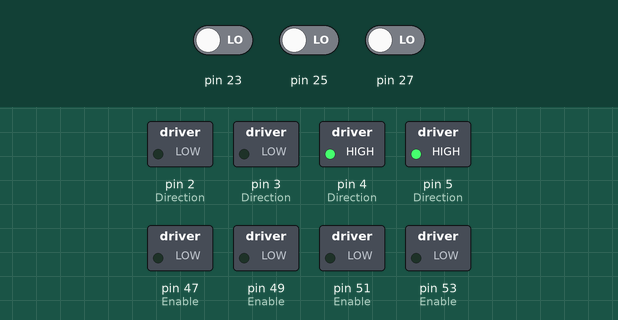
This sketch was run on a simulated Arduino Mega 2560, built with avr-gcc and run on an emulated ATmega2560. Parts: switched loads named in the sketch (green lamp = pin HIGH). The test bench sets the inputs (shaded band); at power-on: pin 23 LOW, pin 25 LOW, pin 27 LOW.

Above: at 1.2 s.
1.3 s: pin 23 driven HIGH
At 2.0 s:
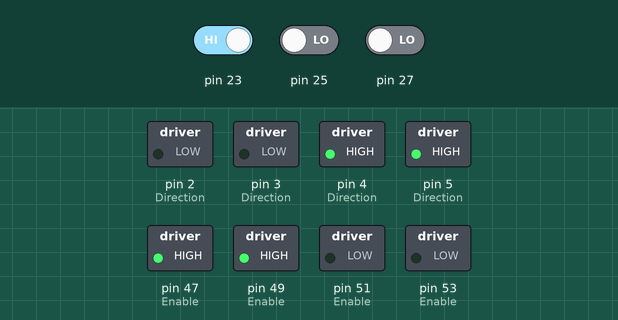
2.8 s: pin 23 driven LOW and pin 25 driven HIGH
At 3.1 s:
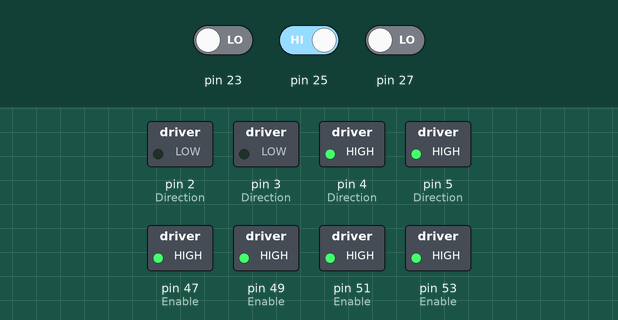
4.3 s: pin 27 driven HIGH
At 5.5 s:
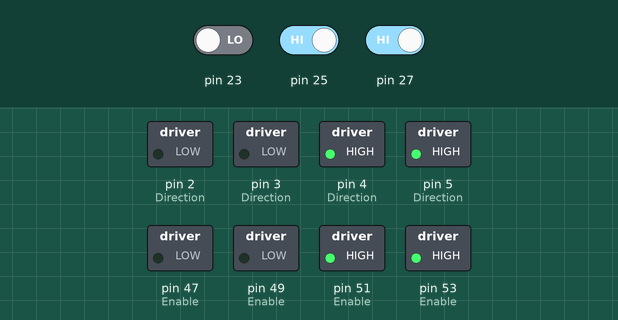
5.8 s: pin 27 driven LOW
At 6.7 s:
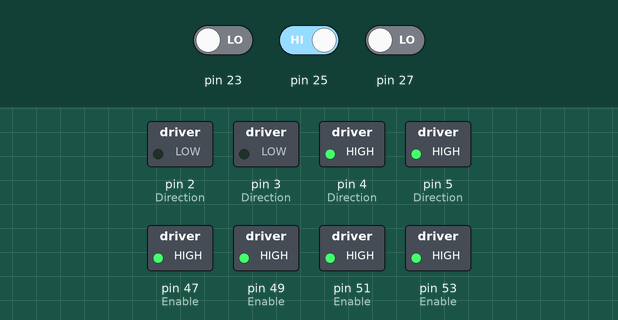
Timing chart, 0 to 8.3 s (numbered marks = the images above; inputs shaded):
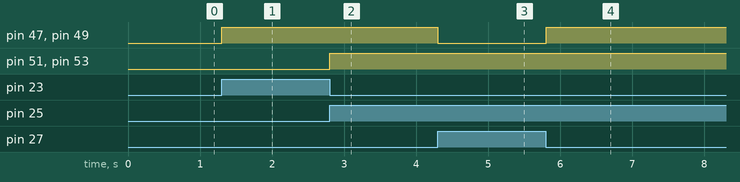

The sketch:

LineFollower.ino
```cpp
//Line Follower Pin Out
// #Define LFS_R 23
// #Define LFS_M 25
// #Define LSF_L 27


void setup() {
  // put your setup code here, to run once:
  pinMode(23, INPUT);   //LFS_R  OUT2
  pinMode(25, INPUT);   //LFS_M  OUT3
  pinMode(27, INPUT);   //LFS_L  OUT1

  // BL Wheel
  pinMode(47, OUTPUT); // Enable
  pinMode(2, OUTPUT); // Direction

  // BR Wheel
  pinMode(51, OUTPUT); // Enable
  pinMode(4, OUTPUT); // Direction

  // FL Wheel
  pinMode(49, OUTPUT); // Enable
  pinMode(3, OUTPUT); // Direction

  // FR Wheel
  pinMode(53, OUTPUT); // Enable
  pinMode(5, OUTPUT); // Direction

  // Directions all Forward
  digitalWrite(2, LOW);
  digitalWrite(3, LOW);
  digitalWrite(4, HIGH);
  digitalWrite(5, HIGH);

  // Serial.begin(9600);
}

void loop() {
  // put your main code here, to run repeatedly:

bool LFS_R = digitalRead(23);
bool LFS_M = digitalRead(25);
bool LFS_L = digitalRead(27);

// Serial.print("L1, Group9 >> ");

if (LFS_M){ // Go Straight
  // Serial.print("Middle: B - ");
  digitalWrite(47, HIGH);
  digitalWrite(49, HIGH);
  digitalWrite(51, HIGH);
  digitalWrite(53, HIGH);
}

if (LFS_L){
  // Serial.print("Left: B - ");
  digitalWrite(47, LOW);
  digitalWrite(49, LOW);
  digitalWrite(51, HIGH);
  digitalWrite(53, HIGH);
}

if (LFS_R){
  // Serial.print("Right: B - ");
  digitalWrite(47, HIGH);
  digitalWrite(49, HIGH);
  digitalWrite(51, LOW);
  digitalWrite(53, LOW);
}

// Serial.println("");

delay(100);
}
```

Measured:
- after the input at 1.3 s, pin 47 (Enable), pin 49 (Enable): LOW → HIGH at once
- after the input at 2.8 s, pin 51 (Enable), pin 53 (Enable): LOW → HIGH at once
- after the input at 4.3 s, pin 47 (Enable), pin 49 (Enable): HIGH → LOW at once
- after the input at 5.8 s, pin 47 (Enable), pin 49 (Enable): LOW → HIGH at once
